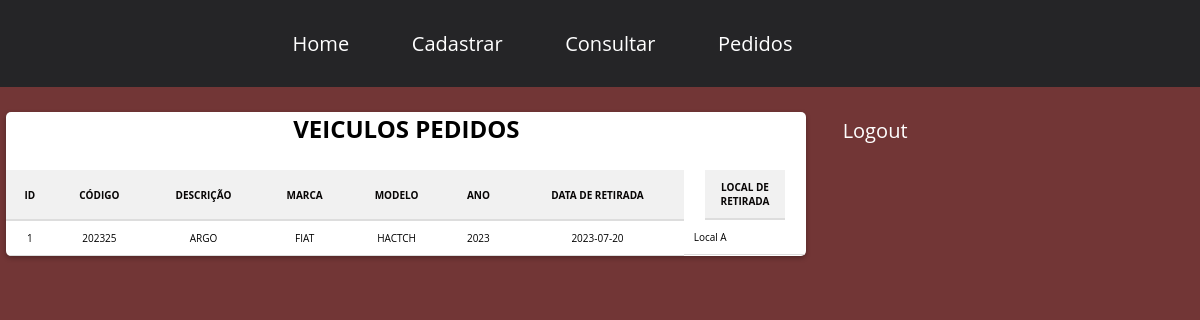
Screenshot of /admin/painel/alugado.php (signed in) with the database file from the repository.
### tables this page shows
CREATE TABLE `aluguel` (
  `id` int(11) NOT NULL,
  `data_retirada` date DEFAULT NULL,
  `local_retirada` varchar(255) DEFAULT NULL,
  `codigo_veiculo` int(11) DEFAULT NULL,
  `descricao` varchar(255) DEFAULT NULL,
  `marca` varchar(255) DEFAULT NULL,
  `modelo` varchar(255) DEFAULT NULL,
  `ano` int(11) DEFAULT NULL
);

### admin/painel/alugado.php (the view)
<?php
require('../topo_admin.php');
require('../../conexao.php');
$select_aluguel = mysqli_query($conexao, "SELECT * FROM aluguel ORDER BY id ASC");
if (mysqli_num_rows($select_aluguel) > 0) {
?>
<link rel='stylesheet' type='text/css' media='screen' href='../../css/Estilo.css'>
    <div class="estila_tabela">
        <div><h1>VEICULOS PEDIDOS</h1></div>
        <table>
            <tr class="tabela_cabecalho">
                <td>ID</td>
                <td>CÓDIGO</td>
                <td>DESCRIÇÃO</td>
                <td>MARCA</td>
                <td>MODELO</td>
                <td>ANO</td>
                <td>DATA DE RETIRADA</td>
                <td>LOCAL DE RETIRADA</td>
            </tr>
            <?php while ($dados_veiculo = mysqli_fetch_assoc($select_aluguel)) { ?>
            <tr>
                <td><?php echo $dados_veiculo['id'];?></td>
                <td><?php echo $dados_veiculo['codigo_veiculo'];?></td>
                <td><?php echo $dados_veiculo['descricao'];?></td>
                <td><?php echo $dados_veiculo['marca'];?></td>
                <td><?php echo $dados_veiculo['modelo'];?></td>
                <td><?php echo $dados_veiculo['ano'];?></td>
                <td><?php echo $dados_veiculo['data_retirada'];?></td>
                <td><?php echo $dados_veiculo['local_retirada'];?></td>
            </tr>
            <?php } ?>
        </table>
    </div>
<?php
} else {
    echo "<script> alert ('NÃO EXISTEM VEICULOS ALUGADOS!');</script>";
    echo "<script> window.location.href='$url_admin/painel';</script>";
}
?>
</body>
</html>

### css/Estilo.css (style rules this page uses)
* { margin: 0; padding: 0; font-family: Arial, Helvetica, sans-serif; }
body { background-color: #0d4883; }
html { font-size: 62.5%; }
h1 { font-size: 4rem; margin-bottom: 2.5rem; color: #000000; }
* { margin: 0 auto; padding: 0; box-sizing: border-box; font-family: 'Open Sans', sans-serif; }
.estila_tabela table { border-collapse: collapse; width: 100%; }
.estila_tabela th, .estila_tabela td { text-align: left; padding: 8px; }
.tabela_cabecalho { background-color: #ffffff; color: rgb(7, 5, 5); }
.tabela_cabecalho td:last-child, td:last-child { text-align: center; }
.tabela_cabecalho td:last-child { width: 80px; }
td:last-child { display: flex; align-items: center; }
body { font-family: Arial, sans-serif; background-color: #723636; }
h1 { font-size: 24px; margin-top: 0; text-align: center; }
.estila_tabela { margin: 20px auto; max-width: 800px; background-color: #fff; border-radius: 5px; box-shadow: 0px 2px 5px rgba(0, 0, 0, 0.3); overflow: hidden; }
.estila_tabela table { width: 100%; border-collapse: collapse; }
.estila_tabela td { padding: 10px; text-align: center; border-bottom: 1px solid #ddd; }
.estila_tabela .tabela_cabecalho td { font-weight: bold; background-color: #f1f1f1; border-bottom: 2px solid #ddd; }

### rows the page displays
aluguel: id "1", codigo_veiculo "202325", descricao "ARGO", marca "FIAT", modelo "HACTCH", ano "2023", data_retirada "2023-07-20", local_retirada "Local A"
